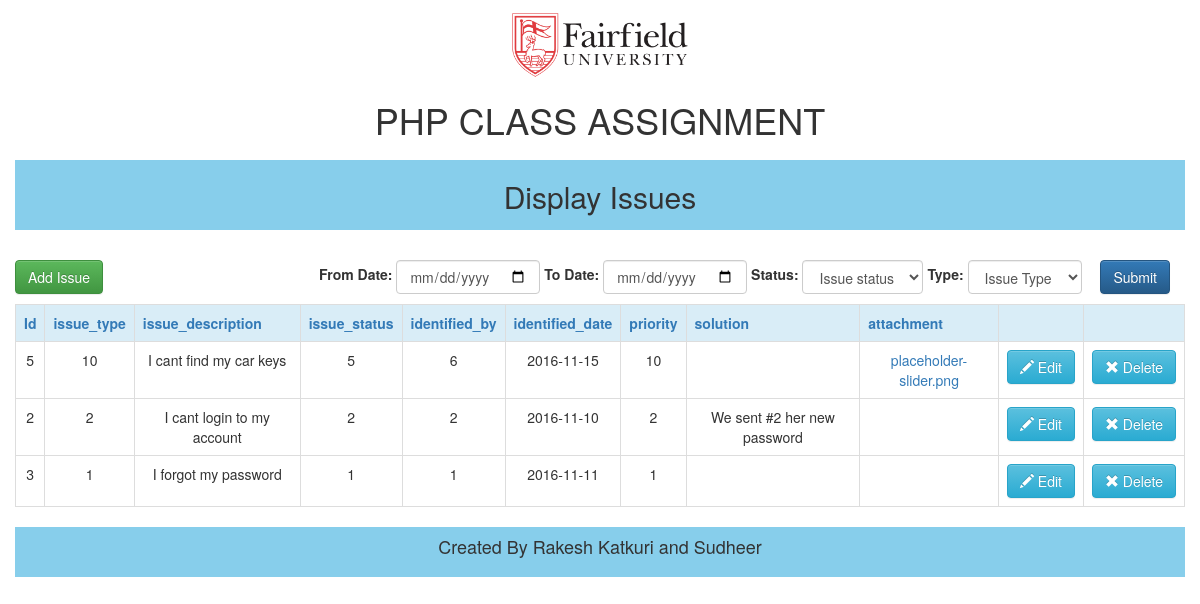
Page /add-edit.php?sorting=ASC&field=issue_type on the committed database.
### tables this page shows
CREATE TABLE `issues` (
  `id` int(11) NOT NULL AUTO_INCREMENT,
  `issue_type` int(11) NOT NULL,
  `issue_description` varchar(4000) NOT NULL,
  `issue_status` int(11) NOT NULL,
  `identified_by` varchar(64) NOT NULL,
  `identified_date` date NOT NULL,
  `priority` varchar(16) NOT NULL,
  `solution` varchar(4000) NOT NULL,
  `filename` varchar(255) DEFAULT NULL,
  `created_on` datetime NOT NULL DEFAULT CURRENT_TIMESTAMP,
  `created_by` int(11) NOT NULL,
  `modified_on` datetime DEFAULT CURRENT_TIMESTAMP,
  `modified_by` int(11) DEFAULT NULL,
  PRIMARY KEY (`id`)
);

### add-edit.php (the view, shortened to what this page needs)
<?php
	require_once('connectivity.php');
	$stmt = '';
	$standard_statement = "select * from issues";
	$field='id';
	$sort='ASC';
	if(isset($_GET['sorting']))
	{
		if($_GET['sorting']=='DESC')
		{
			$sort='ASC';
		}
		else
		{
			$sort='DESC';
		}
		if($_GET['field']=='id')
		{
		   @$field = "id";
		}
		elseif($_GET['field']=='issue_type')
		{
		   @$field = "issue_type";
		}
		elseif($_GET['field']=='issue_description')
		{
		   @$field="issue_description";
		}
		elseif($_GET['field']=='issue_status')
		{
		   @$field="issue_status";
		}
		elseif($_GET['field']='identified_by')
		{
		   @$field="identified_by";
		}
		elseif($_GET['field']=='identified_date')
		{
		   @$field="identified_date";
		}
		elseif($_GET['field']=='priority')
		{
		   @$field="priority";
		}
		elseif($_GET['field']=='solution')
		{
		   @$field="solution";
		}
		elseif($_GET['field']=='attachment')
		{
		   @$field="filename";
		}
		$stmt = "SELECT id,issue_type,issue_description,issue_status,identified_by,identified_date,priority,solution,filename,created_on,created_by,modified_on,modified_by FROM issues ORDER BY $field $sort";
		$stmt = mysqli_query($mysqli, $stmt);
	}else{
		$stmt = $standard_statement;
		$stmt = mysqli_query($mysqli, $stmt);
	}
?>
<!DOCTYPE html>
<html lang="en">
	<head>
		<link rel="stylesheet" href="https://maxcdn.bootstrapcdn.com/bootstrap/3.3.7/css/bootstrap.min.css">
		<link rel="stylesheet" href="https://maxcdn.bootstrapcdn.com/bootstrap/3.3.7/css/bootstrap-theme.min.css">
	</head>
	<body>
		<div class="container-fluid" style="text-align:center">
			<div class="row">
				<div class="col-xs-12" style="font-weight:bolder">
					<img src="Fairfield_University.svg.png" height='70px'/>
					<h1> PHP CLASS ASSIGNMENT</h1>
				</div>
			</div>
			<div class="col-xs-12" style="height:70px;background-color:skyblue;text-align:center;">
				<h2>Display Issues</h2>
			</div>
		</div>
		<div class="container-fluid" style="margin-top:20px;">
			<div class="row">
				<div class="col-xs-2">
					<a href="add.html" class="btn btn-success" id="add">Add Issue</a>
				</div>
				<div class="col-xs-10">
					<form id="frmFilter" method="post" class="form-inline pull-right" action="add-edit.php">
						<div class="form-group">
							<label for="fromdate">From Date:</label>
							<input type="date" name="fromdate" class="form-control"/>
						</div>
						<div class="form-group">
							<label for="todate">To Date:</label>
							<input type="date" name="todate" class="form-control"/>
						</div>
						<div class="form-group">
							<label for="issueFilter">Status:</label>
							<select name="issuestatus" class="form-control" id="issueFilter">
								<option value="">Issue status</option>
							</select>
						</div>
						<div class="form-group">
							<label for="typeFilter">Type:</label>
							<select name="issuetype" class="form-control" id="typeFilter">
								<option value="">Issue Type</option>
							</select>
						</div>
						<div class="form-group">
							<div class="col-sm-12">
								<input type="submit" class="btn btn-primary" value="Submit" />
							</div>
						</div>
					</form>
				</div>
			</div>
		</div>
		<div class="container-fluid" style="text-align:center;">
			<table class="table table-bordered">
				<tr class="info">
					<th><a href="add-edit.php?sorting=<?php echo $sort; ?>&field=id">Id</a></th>
					<th><a href="add-edit.php?sorting=<?php echo $sort; ?>&field=issue_type">issue_type</a></th>
					<th><a href="add-edit.php?sorting=<?php echo $sort; ?>&field=issue_description">issue_description</a></th>
					<th><a href="add-edit.php?sorting=<?php echo $sort; ?>&field=issue_status">issue_status</a></th>
					<th><a href="add-edit.php?sorting=<?php echo $sort; ?>&field=identified_by">identified_by</a></th>
					<th><a href="add-edit.php?sorting=<?php echo $sort; ?>&field=identified_date">identified_date</a></th>
					<th><a href="add-edit.php?sorting=<?php echo $sort; ?>&field=priority">priority</a></th>
					<th><a href="add-edit.php?sorting=<?php echo $sort; ?>&field=solution">solution</a></th>
					<th><a href="add-edit.php?sorting=<?php echo $sort; ?>&field=attachment">attachment</a></th>
					<th>&nbsp;</th>
					<th>&nbsp;</th>
				</tr>
				<?php
					while ($row = $stmt->fetch_assoc())
					{
						$id=$row['id'];
						$file = explode('/', $row['filename']);
						$attachment = empty($row['filename']) ? "" : "<a href='" . $row['filename'] . "' target='_blank'>" . array_pop($file) . "</a>";
						echo "<tr><td>".$row['id']."</td>";
						echo "<td>".$row['issue_type']."</td>";
						echo "<td>".$row['issue_description']."</td>";
						echo "<td>".$row['issue_status']."</td>";
						echo "<td>".$row['identified_by']."</td>";
						echo "<td>".$row['identified_date']."</td>";
						echo "<td>".$row['priority']."</td>";
						echo "<td>".$row['solution']."</td>";
						echo "<td>".$attachment."</td>";
						echo "<td> <a href='edit.php?id=$id' class='btn btn-info' role='button'><span class='glyphicon glyphicon-pencil' aria-hidden='true'></span> Edit</a></td>";
						echo "<td> <a href='deletecontrol.php?id=$id' class='btn btn-info' role='button'><span class='glyphicon glyphicon-remove' aria-hidden='true'></span> Delete</a></td>";
						echo "</tr>";
					}
				?>
			</table>
		</div>
		<div class="container-fluid" style="text-align:center;">
			<div class="col-xs-12" style="height:50px;background-color:skyblue;text-align:center;">
				<h4>Created By Rakesh Katkuri and Sudheer </h4>
			</div>
		</div>
	</body>
</html>

### add-edit.php (style rules this page uses)
.row { padding: 10px 0px; }

### rows in the picture
issues: id "5", issue_type "10", issue_description "I cant find my car keys", issue_status "5", identified_by "6", identified_date "2016-11-15", priority "10"
issues: id "2", issue_type "2", issue_description "I cant login to my account", issue_status "2", identified_by "2", identified_date "2016-11-10", priority "2", solution "We sent #2 her new password"
issues: id "3", issue_type "1", issue_description "I forgot my password", issue_status "1", identified_by "1", identified_date "2016-11-11", priority "1"
